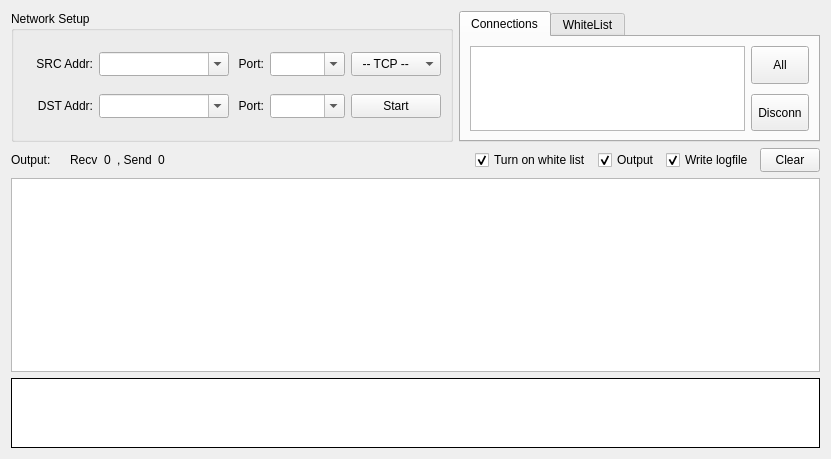
<?xml version="1.0" encoding="UTF-8"?>
<ui version="4.0">
 <class>TransferForm</class>
 <widget class="QWidget" name="TransferForm">
  <property name="geometry">
   <rect>
    <x>0</x>
    <y>0</y>
    <width>831</width>
    <height>459</height>
   </rect>
  </property>
  <property name="minimumSize">
   <size>
    <width>831</width>
    <height>459</height>
   </size>
  </property>
  <property name="windowTitle">
   <string>Transfer</string>
  </property>
  <property name="locale">
   <locale language="C" country="AnyCountry"/>
  </property>
  <layout class="QVBoxLayout" name="verticalLayout_3">
   <item>
    <layout class="QHBoxLayout" name="horizontalLayout_4">
     <item>
      <widget class="QGroupBox" name="box1">
       <property name="sizePolicy">
        <sizepolicy hsizetype="Fixed" vsizetype="Fixed">
         <horstretch>0</horstretch>
         <verstretch>0</verstretch>
        </sizepolicy>
       </property>
       <property name="minimumSize">
        <size>
         <width>0</width>
         <height>93</height>
        </size>
       </property>
       <property name="maximumSize">
        <size>
         <width>16777215</width>
         <height>131</height>
        </size>
       </property>
       <property name="title">
        <string>Network Setup</string>
       </property>
       <layout class="QVBoxLayout" name="verticalLayout">
        <item>
         <spacer name="verticalSpacer_2">
          <property name="orientation">
           <enum>Qt::Vertical</enum>
          </property>
          <property name="sizeHint" stdset="0">
           <size>
            <width>418</width>
            <height>5</height>
           </size>
          </property>
         </spacer>
        </item>
        <item>
         <layout class="QHBoxLayout" name="horizontalLayout">
          <item>
           <widget class="QLabel" name="lab1">
            <property name="sizePolicy">
             <sizepolicy hsizetype="Preferred" vsizetype="Preferred">
              <horstretch>0</horstretch>
              <verstretch>0</verstretch>
             </sizepolicy>
            </property>
            <property name="minimumSize">
             <size>
              <width>70</width>
              <height>0</height>
             </size>
            </property>
            <property name="contextMenuPolicy">
             <enum>Qt::NoContextMenu</enum>
            </property>
            <property name="text">
             <string>SRC Addr:</string>
            </property>
            <property name="textFormat">
             <enum>Qt::PlainText</enum>
            </property>
            <property name="scaledContents">
             <bool>false</bool>
            </property>
            <property name="alignment">
             <set>Qt::AlignRight|Qt::AlignTrailing|Qt::AlignVCenter</set>
            </property>
           </widget>
          </item>
          <item>
           <widget class="QComboBox" name="cmbSrcAddr">
            <property name="sizePolicy">
             <sizepolicy hsizetype="Fixed" vsizetype="Fixed">
              <horstretch>0</horstretch>
              <verstretch>0</verstretch>
             </sizepolicy>
            </property>
            <property name="minimumSize">
             <size>
              <width>130</width>
              <height>24</height>
             </size>
            </property>
            <property name="maximumSize">
             <size>
              <width>130</width>
              <height>24</height>
             </size>
            </property>
            <property name="editable">
             <bool>true</bool>
            </property>
            <property name="insertPolicy">
             <enum>QComboBox::NoInsert</enum>
            </property>
           </widget>
          </item>
          <item>
           <widget class="QLabel" name="lab2">
            <property name="sizePolicy">
             <sizepolicy hsizetype="Preferred" vsizetype="Preferred">
              <horstretch>0</horstretch>
              <verstretch>0</verstretch>
             </sizepolicy>
            </property>
            <property name="text">
             <string>Port:</string>
            </property>
            <property name="alignment">
             <set>Qt::AlignRight|Qt::AlignTrailing|Qt::AlignVCenter</set>
            </property>
           </widget>
          </item>
          <item>
           <widget class="QComboBox" name="cmbSrcPort">
            <property name="sizePolicy">
             <sizepolicy hsizetype="Fixed" vsizetype="Fixed">
              <horstretch>0</horstretch>
              <verstretch>0</verstretch>
             </sizepolicy>
            </property>
            <property name="minimumSize">
             <size>
              <width>75</width>
              <height>24</height>
             </size>
            </property>
            <property name="maximumSize">
             <size>
              <width>75</width>
              <height>24</height>
             </size>
            </property>
            <property name="editable">
             <bool>true</bool>
            </property>
            <property name="insertPolicy">
             <enum>QComboBox::InsertAtTop</enum>
            </property>
           </widget>
          </item>
          <item>
           <widget class="QComboBox" name="cmbType">
            <property name="sizePolicy">
             <sizepolicy hsizetype="Fixed" vsizetype="Fixed">
              <horstretch>0</horstretch>
              <verstretch>0</verstretch>
             </sizepolicy>
            </property>
            <property name="minimumSize">
             <size>
              <width>90</width>
              <height>24</height>
             </size>
            </property>
            <property name="maximumSize">
             <size>
              <width>90</width>
              <height>24</height>
             </size>
            </property>
            <item>
             <property name="text">
              <string notr="true">  -- TCP --</string>
             </property>
            </item>
           </widget>
          </item>
         </layout>
        </item>
        <item>
         <spacer name="verticalSpacer">
          <property name="orientation">
           <enum>Qt::Vertical</enum>
          </property>
          <property name="sizeHint" stdset="0">
           <size>
            <width>17</width>
            <height>4</height>
           </size>
          </property>
         </spacer>
        </item>
        <item>
         <layout class="QHBoxLayout" name="horizontalLayout_3">
          <item>
           <widget class="QLabel" name="lab3">
            <property name="sizePolicy">
             <sizepolicy hsizetype="Preferred" vsizetype="Preferred">
              <horstretch>0</horstretch>
              <verstretch>0</verstretch>
             </sizepolicy>
            </property>
            <property name="minimumSize">
             <size>
              <width>70</width>
              <height>0</height>
             </size>
            </property>
            <property name="contextMenuPolicy">
             <enum>Qt::NoContextMenu</enum>
            </property>
            <property name="text">
             <string>DST Addr:</string>
            </property>
            <property name="textFormat">
             <enum>Qt::PlainText</enum>
            </property>
            <property name="scaledContents">
             <bool>false</bool>
            </property>
            <property name="alignment">
             <set>Qt::AlignRight|Qt::AlignTrailing|Qt::AlignVCenter</set>
            </property>
           </widget>
          </item>
          <item>
           <widget class="QComboBox" name="cmbDstAddr">
            <property name="sizePolicy">
             <sizepolicy hsizetype="Fixed" vsizetype="Fixed">
              <horstretch>0</horstretch>
              <verstretch>0</verstretch>
             </sizepolicy>
            </property>
            <property name="minimumSize">
             <size>
              <width>130</width>
              <height>24</height>
             </size>
            </property>
            <property name="maximumSize">
             <size>
              <width>130</width>
              <height>24</height>
             </size>
            </property>
            <property name="editable">
             <bool>true</bool>
            </property>
            <property name="insertPolicy">
             <enum>QComboBox::NoInsert</enum>
            </property>
           </widget>
          </item>
          <item>
           <widget class="QLabel" name="lab4">
            <property name="sizePolicy">
             <sizepolicy hsizetype="Preferred" vsizetype="Preferred">
              <horstretch>0</horstretch>
              <verstretch>0</verstretch>
             </sizepolicy>
            </property>
            <property name="text">
             <string>Port:</string>
            </property>
            <property name="alignment">
             <set>Qt::AlignRight|Qt::AlignTrailing|Qt::AlignVCenter</set>
            </property>
           </widget>
          </item>
          <item>
           <widget class="QComboBox" name="cmbDstPort">
            <property name="sizePolicy">
             <sizepolicy hsizetype="Fixed" vsizetype="Fixed">
              <horstretch>0</horstretch>
              <verstretch>0</verstretch>
             </sizepolicy>
            </property>
            <property name="minimumSize">
             <size>
              <width>75</width>
              <height>24</height>
             </size>
            </property>
            <property name="maximumSize">
             <size>
              <width>75</width>
              <height>24</height>
             </size>
            </property>
            <property name="editable">
             <bool>true</bool>
            </property>
            <property name="insertPolicy">
             <enum>QComboBox::InsertAtTop</enum>
            </property>
           </widget>
          </item>
          <item>
           <widget class="QToolButton" name="btnTrigger">
            <property name="sizePolicy">
             <sizepolicy hsizetype="Fixed" vsizetype="Fixed">
              <horstretch>0</horstretch>
              <verstretch>0</verstretch>
             </sizepolicy>
            </property>
            <property name="minimumSize">
             <size>
              <width>90</width>
              <height>24</height>
             </size>
            </property>
            <property name="maximumSize">
             <size>
              <width>90</width>
              <height>100</height>
             </size>
            </property>
            <property name="statusTip">
             <string/>
            </property>
            <property name="text">
             <string>Start</string>
            </property>
            <property name="checkable">
             <bool>true</bool>
            </property>
           </widget>
          </item>
         </layout>
        </item>
        <item>
         <spacer name="verticalSpacer_3">
          <property name="orientation">
           <enum>Qt::Vertical</enum>
          </property>
          <property name="sizeHint" stdset="0">
           <size>
            <width>17</width>
            <height>5</height>
           </size>
          </property>
         </spacer>
        </item>
       </layout>
      </widget>
     </item>
     <item>
      <widget class="QTabWidget" name="tabWidget">
       <property name="maximumSize">
        <size>
         <width>16777215</width>
         <height>131</height>
        </size>
       </property>
       <property name="currentIndex">
        <number>0</number>
       </property>
       <widget class="QWidget" name="tab_connections">
        <attribute name="title">
         <string>Connections</string>
        </attribute>
        <layout class="QHBoxLayout" name="horizontalLayout_2">
         <item>
          <widget class="QListWidget" name="lstConn">
           <property name="sizePolicy">
            <sizepolicy hsizetype="Expanding" vsizetype="Fixed">
             <horstretch>0</horstretch>
             <verstretch>0</verstretch>
            </sizepolicy>
           </property>
           <property name="minimumSize">
            <size>
             <width>0</width>
             <height>58</height>
            </size>
           </property>
           <property name="maximumSize">
            <size>
             <width>16777215</width>
             <height>16777215</height>
            </size>
           </property>
           <property name="verticalScrollBarPolicy">
            <enum>Qt::ScrollBarAlwaysOff</enum>
           </property>
           <property name="horizontalScrollBarPolicy">
            <enum>Qt::ScrollBarAlwaysOff</enum>
           </property>
           <property name="editTriggers">
            <set>QAbstractItemView::NoEditTriggers</set>
           </property>
           <property name="showDropIndicator" stdset="0">
            <bool>false</bool>
           </property>
           <property name="selectionMode">
            <enum>QAbstractItemView::MultiSelection</enum>
           </property>
           <property name="selectionBehavior">
            <enum>QAbstractItemView::SelectRows</enum>
           </property>
           <property name="selectionRectVisible">
            <bool>false</bool>
           </property>
          </widget>
         </item>
         <item>
          <layout class="QVBoxLayout" name="lay9">
           <property name="spacing">
            <number>10</number>
           </property>
           <property name="topMargin">
            <number>0</number>
           </property>
           <item>
            <widget class="QToolButton" name="btnConnAll">
             <property name="sizePolicy">
              <sizepolicy hsizetype="Preferred" vsizetype="Fixed">
               <horstretch>0</horstretch>
               <verstretch>0</verstretch>
              </sizepolicy>
             </property>
             <property name="minimumSize">
              <size>
               <width>0</width>
               <height>24</height>
              </size>
             </property>
             <property name="maximumSize">
              <size>
               <width>16777215</width>
               <height>100</height>
              </size>
             </property>
             <property name="text">
              <string>All</string>
             </property>
            </widget>
           </item>
           <item>
            <widget class="QToolButton" name="btnConnDel">
             <property name="sizePolicy">
              <sizepolicy hsizetype="Preferred" vsizetype="Fixed">
               <horstretch>0</horstretch>
               <verstretch>0</verstretch>
              </sizepolicy>
             </property>
             <property name="minimumSize">
              <size>
               <width>0</width>
               <height>24</height>
              </size>
             </property>
             <property name="maximumSize">
              <size>
               <width>16777215</width>
               <height>100</height>
              </size>
             </property>
             <property name="text">
              <string>Disconn</string>
             </property>
            </widget>
           </item>
          </layout>
         </item>
        </layout>
       </widget>
       <widget class="QWidget" name="tab_whiteList">
        <attribute name="title">
         <string>WhiteList</string>
        </attribute>
        <widget class="QWidget" name="layoutWidget">
         <property name="geometry">
          <rect>
           <x>10</x>
           <y>10</y>
           <width>330</width>
           <height>93</height>
          </rect>
         </property>
         <layout class="QGridLayout" name="gridLayout">
          <item row="0" column="0">
           <widget class="QLabel" name="lab1_2">
            <property name="sizePolicy">
             <sizepolicy hsizetype="Preferred" vsizetype="Preferred">
              <horstretch>0</horstretch>
              <verstretch>0</verstretch>
             </sizepolicy>
            </property>
            <property name="minimumSize">
             <size>
              <width>50</width>
              <height>0</height>
             </size>
            </property>
            <property name="maximumSize">
             <size>
              <width>40</width>
              <height>16</height>
             </size>
            </property>
            <property name="contextMenuPolicy">
             <enum>Qt::NoContextMenu</enum>
            </property>
            <property name="text">
             <string>IP Addr:</string>
            </property>
            <property name="textFormat">
             <enum>Qt::PlainText</enum>
            </property>
            <property name="scaledContents">
             <bool>false</bool>
            </property>
            <property name="alignment">
             <set>Qt::AlignRight|Qt::AlignTrailing|Qt::AlignVCenter</set>
            </property>
           </widget>
          </item>
          <item row="0" column="1">
           <widget class="QComboBox" name="cmbWhiteIPAddr">
            <property name="sizePolicy">
             <sizepolicy hsizetype="Fixed" vsizetype="Fixed">
              <horstretch>0</horstretch>
              <verstretch>0</verstretch>
             </sizepolicy>
            </property>
            <property name="minimumSize">
             <size>
              <width>201</width>
              <height>24</height>
             </size>
            </property>
            <property name="maximumSize">
             <size>
              <width>16777215</width>
              <height>24</height>
             </size>
            </property>
            <property name="editable">
             <bool>true</bool>
            </property>
            <property name="insertPolicy">
             <enum>QComboBox::NoInsert</enum>
            </property>
           </widget>
          </item>
          <item row="0" column="2">
           <widget class="QPushButton" name="btnAddWhiteIP">
            <property name="minimumSize">
             <size>
              <width>55</width>
              <height>0</height>
             </size>
            </property>
            <property name="maximumSize">
             <size>
              <width>61</width>
              <height>16777215</height>
             </size>
            </property>
            <property name="text">
             <string>Add</string>
            </property>
           </widget>
          </item>
          <item row="1" column="0" rowspan="2" colspan="2">
           <widget class="QListWidget" name="lstWhiteList">
            <property name="sizePolicy">
             <sizepolicy hsizetype="Expanding" vsizetype="Fixed">
              <horstretch>0</horstretch>
              <verstretch>0</verstretch>
             </sizepolicy>
            </property>
            <property name="minimumSize">
             <size>
              <width>261</width>
              <height>0</height>
             </size>
            </property>
            <property name="maximumSize">
             <size>
              <width>16777215</width>
              <height>61</height>
             </size>
            </property>
            <property name="verticalScrollBarPolicy">
             <enum>Qt::ScrollBarAlwaysOff</enum>
            </property>
            <property name="horizontalScrollBarPolicy">
             <enum>Qt::ScrollBarAlwaysOff</enum>
            </property>
            <property name="editTriggers">
             <set>QAbstractItemView::NoEditTriggers</set>
            </property>
            <property name="showDropIndicator" stdset="0">
             <bool>false</bool>
            </property>
            <property name="selectionMode">
             <enum>QAbstractItemView::MultiSelection</enum>
            </property>
            <property name="selectionBehavior">
             <enum>QAbstractItemView::SelectRows</enum>
            </property>
            <property name="selectionRectVisible">
             <bool>false</bool>
            </property>
           </widget>
          </item>
          <item row="1" column="2">
           <widget class="QToolButton" name="btnSelectAllWhiteList">
            <property name="sizePolicy">
             <sizepolicy hsizetype="Preferred" vsizetype="Fixed">
              <horstretch>0</horstretch>
              <verstretch>0</verstretch>
             </sizepolicy>
            </property>
            <property name="minimumSize">
             <size>
              <width>55</width>
              <height>24</height>
             </size>
            </property>
            <property name="maximumSize">
             <size>
              <width>61</width>
              <height>100</height>
             </size>
            </property>
            <property name="text">
             <string>All</string>
            </property>
           </widget>
          </item>
          <item row="2" column="2">
           <widget class="QToolButton" name="btnWhiteListIPDel">
            <property name="sizePolicy">
             <sizepolicy hsizetype="Preferred" vsizetype="Fixed">
              <horstretch>0</horstretch>
              <verstretch>0</verstretch>
             </sizepolicy>
            </property>
            <property name="minimumSize">
             <size>
              <width>0</width>
              <height>24</height>
             </size>
            </property>
            <property name="maximumSize">
             <size>
              <width>61</width>
              <height>100</height>
             </size>
            </property>
            <property name="text">
             <string>Delete</string>
            </property>
           </widget>
          </item>
         </layout>
        </widget>
       </widget>
      </widget>
     </item>
    </layout>
   </item>
   <item>
    <layout class="QVBoxLayout" name="verticalLayout_2">
     <item>
      <layout class="QHBoxLayout" name="horizontalLayout_5">
       <item>
        <widget class="QLabel" name="lab8">
         <property name="sizePolicy">
          <sizepolicy hsizetype="Fixed" vsizetype="Preferred">
           <horstretch>0</horstretch>
           <verstretch>0</verstretch>
          </sizepolicy>
         </property>
         <property name="text">
          <string>Output:    </string>
         </property>
        </widget>
       </item>
       <item>
        <widget class="QLabel" name="lab9">
         <property name="text">
          <string>Recv</string>
         </property>
        </widget>
       </item>
       <item>
        <widget class="QLabel" name="labRecv">
         <property name="sizePolicy">
          <sizepolicy hsizetype="Preferred" vsizetype="Preferred">
           <horstretch>0</horstretch>
           <verstretch>0</verstretch>
          </sizepolicy>
         </property>
         <property name="toolTip">
          <string notr="true"/>
         </property>
         <property name="text">
          <string notr="true">0</string>
         </property>
        </widget>
       </item>
       <item>
        <widget class="QLabel" name="lab10">
         <property name="text">
          <string>, Send</string>
         </property>
        </widget>
       </item>
       <item>
        <widget class="QLabel" name="labSend">
         <property name="toolTip">
          <string notr="true"/>
         </property>
         <property name="text">
          <string notr="true">0</string>
         </property>
        </widget>
       </item>
       <item>
        <spacer name="spc">
         <property name="orientation">
          <enum>Qt::Horizontal</enum>
         </property>
         <property name="sizeHint" stdset="0">
          <size>
           <width>13</width>
           <height>13</height>
          </size>
         </property>
        </spacer>
       </item>
       <item>
        <widget class="QCheckBox" name="checkBox_turnOnWhiteList">
         <property name="text">
          <string>Turn on white list</string>
         </property>
         <property name="checked">
          <bool>true</bool>
         </property>
        </widget>
       </item>
       <item>
        <widget class="QCheckBox" name="CheckBox_Output">
         <property name="text">
          <string>Output</string>
         </property>
         <property name="checked">
          <bool>true</bool>
         </property>
        </widget>
       </item>
       <item>
        <widget class="QCheckBox" name="chkLog">
         <property name="text">
          <string>Write logfile</string>
         </property>
         <property name="checked">
          <bool>true</bool>
         </property>
        </widget>
       </item>
       <item>
        <widget class="QToolButton" name="btnClear">
         <property name="minimumSize">
          <size>
           <width>60</width>
           <height>24</height>
          </size>
         </property>
         <property name="maximumSize">
          <size>
           <width>60</width>
           <height>24</height>
          </size>
         </property>
         <property name="text">
          <string>Clear</string>
         </property>
        </widget>
       </item>
      </layout>
     </item>
     <item>
      <widget class="QTreeWidget" name="treeOutput">
       <property name="sizePolicy">
        <sizepolicy hsizetype="Expanding" vsizetype="Preferred">
         <horstretch>0</horstretch>
         <verstretch>0</verstretch>
        </sizepolicy>
       </property>
       <property name="minimumSize">
        <size>
         <width>0</width>
         <height>160</height>
        </size>
       </property>
       <property name="horizontalScrollBarPolicy">
        <enum>Qt::ScrollBarAlwaysOff</enum>
       </property>
       <property name="editTriggers">
        <set>QAbstractItemView::NoEditTriggers</set>
       </property>
       <property name="showDropIndicator" stdset="0">
        <bool>false</bool>
       </property>
       <property name="alternatingRowColors">
        <bool>false</bool>
       </property>
       <property name="selectionMode">
        <enum>QAbstractItemView::SingleSelection</enum>
       </property>
       <property name="selectionBehavior">
        <enum>QAbstractItemView::SelectRows</enum>
       </property>
       <property name="wordWrap">
        <bool>true</bool>
       </property>
       <attribute name="headerVisible">
        <bool>false</bool>
       </attribute>
       <attribute name="headerStretchLastSection">
        <bool>true</bool>
       </attribute>
       <column>
        <property name="text">
         <string notr="true">1</string>
        </property>
       </column>
      </widget>
     </item>
     <item>
      <widget class="QPlainTextEdit" name="txtOutput">
       <property name="sizePolicy">
        <sizepolicy hsizetype="Expanding" vsizetype="Fixed">
         <horstretch>0</horstretch>
         <verstretch>0</verstretch>
        </sizepolicy>
       </property>
       <property name="minimumSize">
        <size>
         <width>0</width>
         <height>70</height>
        </size>
       </property>
       <property name="maximumSize">
        <size>
         <width>16777215</width>
         <height>70</height>
        </size>
       </property>
       <property name="acceptDrops">
        <bool>false</bool>
       </property>
       <property name="frameShape">
        <enum>QFrame::Box</enum>
       </property>
       <property name="frameShadow">
        <enum>QFrame::Plain</enum>
       </property>
       <property name="horizontalScrollBarPolicy">
        <enum>Qt::ScrollBarAlwaysOff</enum>
       </property>
       <property name="tabChangesFocus">
        <bool>true</bool>
       </property>
       <property name="undoRedoEnabled">
        <bool>false</bool>
       </property>
       <property name="readOnly">
        <bool>true</bool>
       </property>
       <property name="textInteractionFlags">
        <set>Qt::TextSelectableByKeyboard|Qt::TextSelectableByMouse</set>
       </property>
      </widget>
     </item>
    </layout>
   </item>
  </layout>
 </widget>
 <tabstops>
  <tabstop>cmbSrcAddr</tabstop>
  <tabstop>cmbSrcPort</tabstop>
  <tabstop>cmbDstAddr</tabstop>
  <tabstop>cmbDstPort</tabstop>
  <tabstop>cmbType</tabstop>
  <tabstop>btnTrigger</tabstop>
  <tabstop>lstConn</tabstop>
  <tabstop>btnConnAll</tabstop>
  <tabstop>btnConnDel</tabstop>
  <tabstop>chkLog</tabstop>
  <tabstop>btnClear</tabstop>
  <tabstop>treeOutput</tabstop>
  <tabstop>txtOutput</tabstop>
  <tabstop>cmbWhiteIPAddr</tabstop>
  <tabstop>btnAddWhiteIP</tabstop>
  <tabstop>lstWhiteList</tabstop>
  <tabstop>btnSelectAllWhiteList</tabstop>
  <tabstop>btnWhiteListIPDel</tabstop>
  <tabstop>CheckBox_Output</tabstop>
 </tabstops>
 <resources/>
 <connections/>
</ui>
